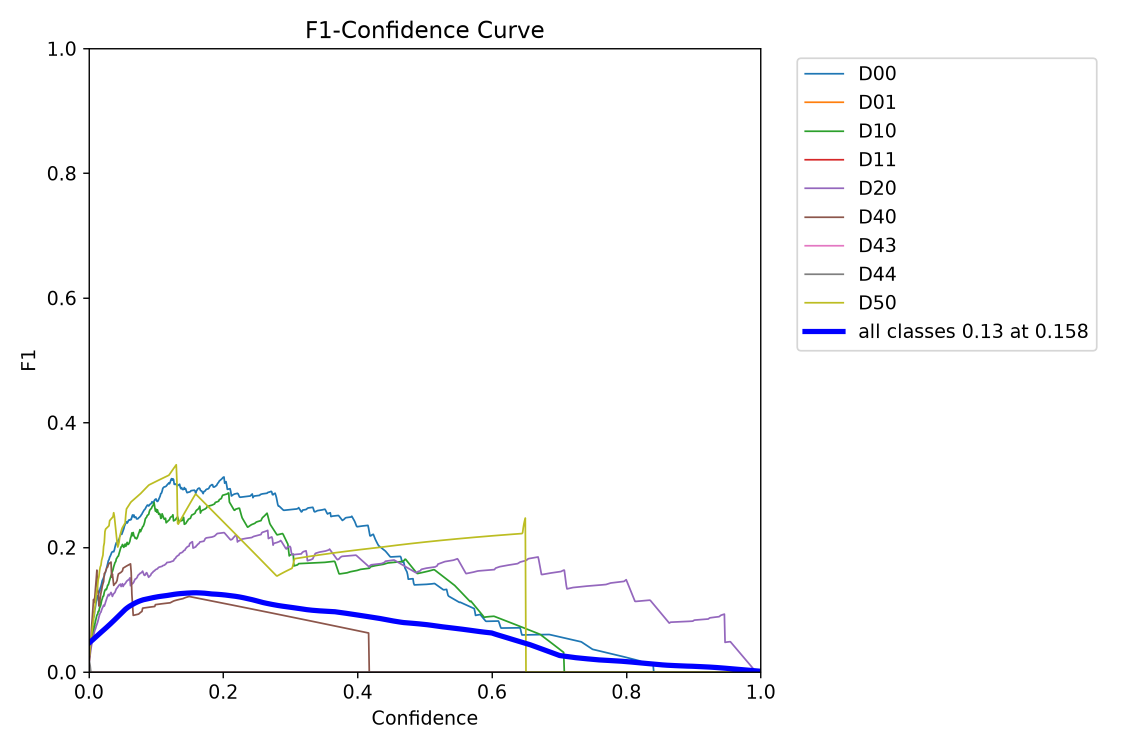
#> input picture Hackathon_Drive_Submission/2_Dataset_Folder/Image_Files/BoxF1_curve.png, 2250 x 1500 px (shown at 1/2 size)
$ python image_preprocessor.py --source ../../2_Dataset_Folder/Image_Files --output out
#> lines starting #> are read from the running program, lines starting #| are printed output that depends on the picture
#> in preprocess_folder, img is the input picture: PIL image 2250x1500 RGBA; mean R, G, B, A 249.8, 249.9, 250.8, 255
"""Step 2: Image Preprocessor.

Performs:
- RGB channel standardization
- Lanczos high-quality resizing with optional aspect ratio letterboxing
- Corrupt image filtering and validation
- Metadata manifest generation
"""
from __future__ import annotations

import argparse
import csv
from pathlib import Path
from PIL import Image, ImageOps, UnidentifiedImageError

IMAGE_EXTENSIONS = {".jpg", ".jpeg", ".png", ".bmp", ".webp", ".tif", ".tiff"}


def resize_image(
    image: Image.Image,
    target_size: tuple[int, int] = (224, 224),
    keep_aspect_ratio: bool = True,
    pad_color: tuple[int, int, int] = (128, 128, 128),
) -> Image.Image:
    """Resize PIL Image to target_size. If keep_aspect_ratio is True, adds letterbox padding."""
#> called with target_size = (224, 224), keep_aspect_ratio = True, pad_color = (128, 128, 128)
    if not keep_aspect_ratio:
        return image.resize(target_size, Image.Resampling.LANCZOS)

    target_w, target_h = target_size
    img_w, img_h = image.size
#> img_w = 2250; img_h = 1500
    ratio = min(target_w / img_w, target_h / img_h)
#> ratio = 0.0996
    new_w, new_h = max(1, int(img_w * ratio)), max(1, int(img_h * ratio))
#> new_w = 224; new_h = 149

    resized = image.resize((new_w, new_h), Image.Resampling.LANCZOS)
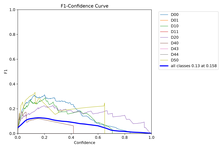
#> resized: PIL image 224x149 RGB; mean R, G, B 249.3, 249.4, 250.4
    canvas = Image.new("RGB", target_size, pad_color)
#> canvas: PIL image 224x224 RGB; every value is 128
    paste_x = (target_w - new_w) // 2
#> paste_x = 0
    paste_y = (target_h - new_h) // 2
#> paste_y = 37
    canvas.paste(resized, (paste_x, paste_y))
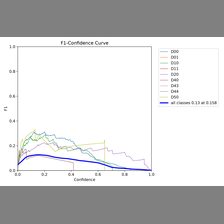
#> canvas: PIL image 224x224 RGB; mean R, G, B 208.7, 208.8, 209.4
    return canvas


def preprocess_folder(
    source_dir: Path,
    output_dir: Path,
    target_size: int = 224,
    keep_aspect_ratio: bool = True,
) -> tuple[int, int]:
    source_dir = Path(source_dir).resolve()
    output_dir = Path(output_dir).resolve()

    if not source_dir.is_dir():
        raise FileNotFoundError(f"Source folder not found: {source_dir}")
    if source_dir == output_dir or source_dir in output_dir.parents:
        raise ValueError("Output must not be the source directory or inside it.")

    output_dir.mkdir(parents=True, exist_ok=True)
    processed, skipped = 0, 0
    records = []

    # Find all subdirectories (splits or classes)
    for path in sorted(source_dir.rglob("*")):
        if not path.is_file() or path.suffix.lower() not in IMAGE_EXTENSIONS:
            continue

        rel_path = path.relative_to(source_dir)
        dest_path = output_dir / rel_path.with_suffix(".jpg")
        dest_path.parent.mkdir(parents=True, exist_ok=True)

        try:
            with Image.open(path) as img:
                rgb_img = img.convert("RGB")
                final_img = resize_image(
                    rgb_img,
                    target_size=(target_size, target_size),
                    keep_aspect_ratio=keep_aspect_ratio,
                )
                final_img.save(dest_path, format="JPEG", quality=95)
            processed += 1
            records.append({
                "source": str(rel_path),
                "destination": str(dest_path.relative_to(output_dir)),
                "width": target_size,
                "height": target_size,
            })
        except (OSError, UnidentifiedImageError) as e:
            skipped += 1
            print(f"Skipping corrupt image {path}: {e}")
#> pass 2 of the loop in preprocess_folder, `for path in sorted(source_dir.rglob("*")):`:
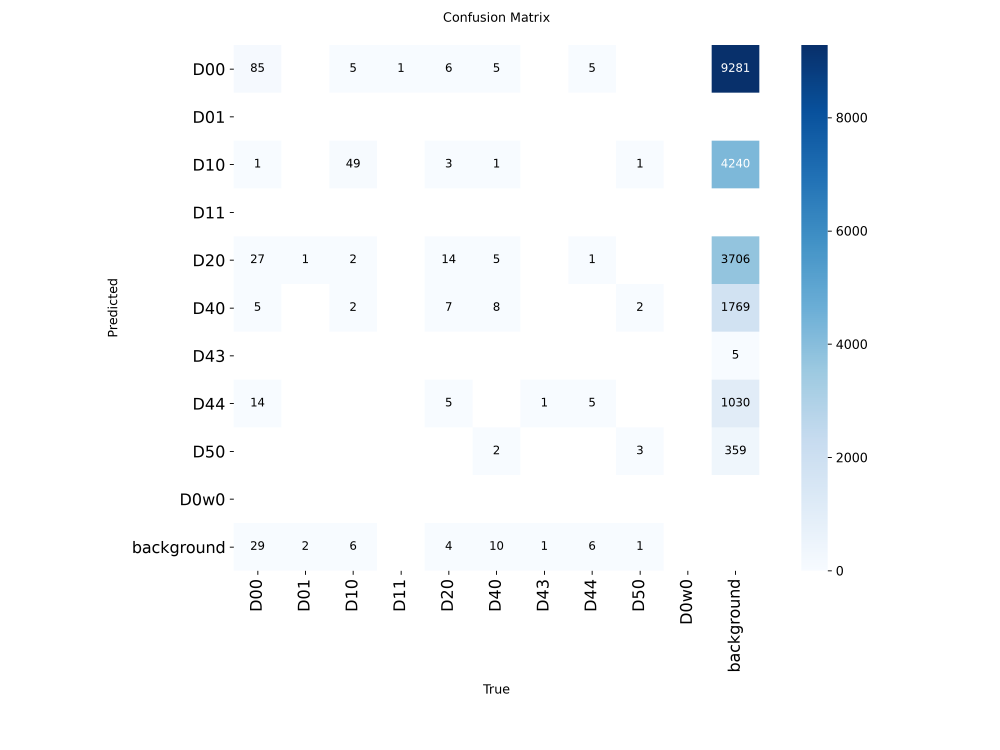
#> input picture Hackathon_Drive_Submission/2_Dataset_Folder/Image_Files/confusion_matrix.png, 3000 x 2250 px (shown at 1/3 size)
#> in preprocess_folder, img is the input picture: PIL image 3000x2250 RGBA; mean R, G, B, A 248, 249.9, 251.5, 255
#> rgb_img: PIL image 3000x2250 RGB
#> in resize_image (call 2), `resized = image.resize((new_w, new_h), Image.Resampling.LANCZOS)`:
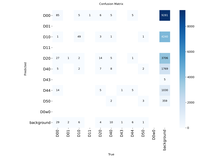
#> resized: PIL image 224x168 RGB; mean R, G, B 247.8, 249.7, 251.3
#> in resize_image (call 2), `canvas.paste(resized, (paste_x, paste_y))`:
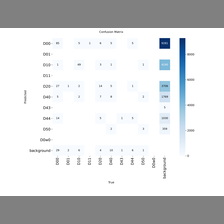
#> canvas: PIL image 224x224 RGB; mean R, G, B 217.8, 219.3, 220.5

    manifest_path = output_dir / "preprocessing_manifest.csv"
    with manifest_path.open("w", newline="", encoding="utf-8") as f:
        writer = csv.DictWriter(f, fieldnames=["source", "destination", "width", "height"])
        writer.writeheader()
        writer.writerows(records)

    return processed, skipped


def main() -> None:
    parser = argparse.ArgumentParser(description=__doc__)
    parser.add_argument("--source", type=Path, required=True, help="Input directory")
    parser.add_argument("--output", type=Path, required=True, help="Output directory")
    parser.add_argument("--size", type=int, default=224, help="Target image size")
    parser.add_argument("--stretch", action="store_true", help="Stretch instead of aspect-ratio letterboxing")
    args = parser.parse_args()

    proc, skip = preprocess_folder(args.source, args.output, args.size, not args.stretch)
    print(f"Preprocessing completed: {proc} processed, {skip} skipped.")


if __name__ == "__main__":
    main()
